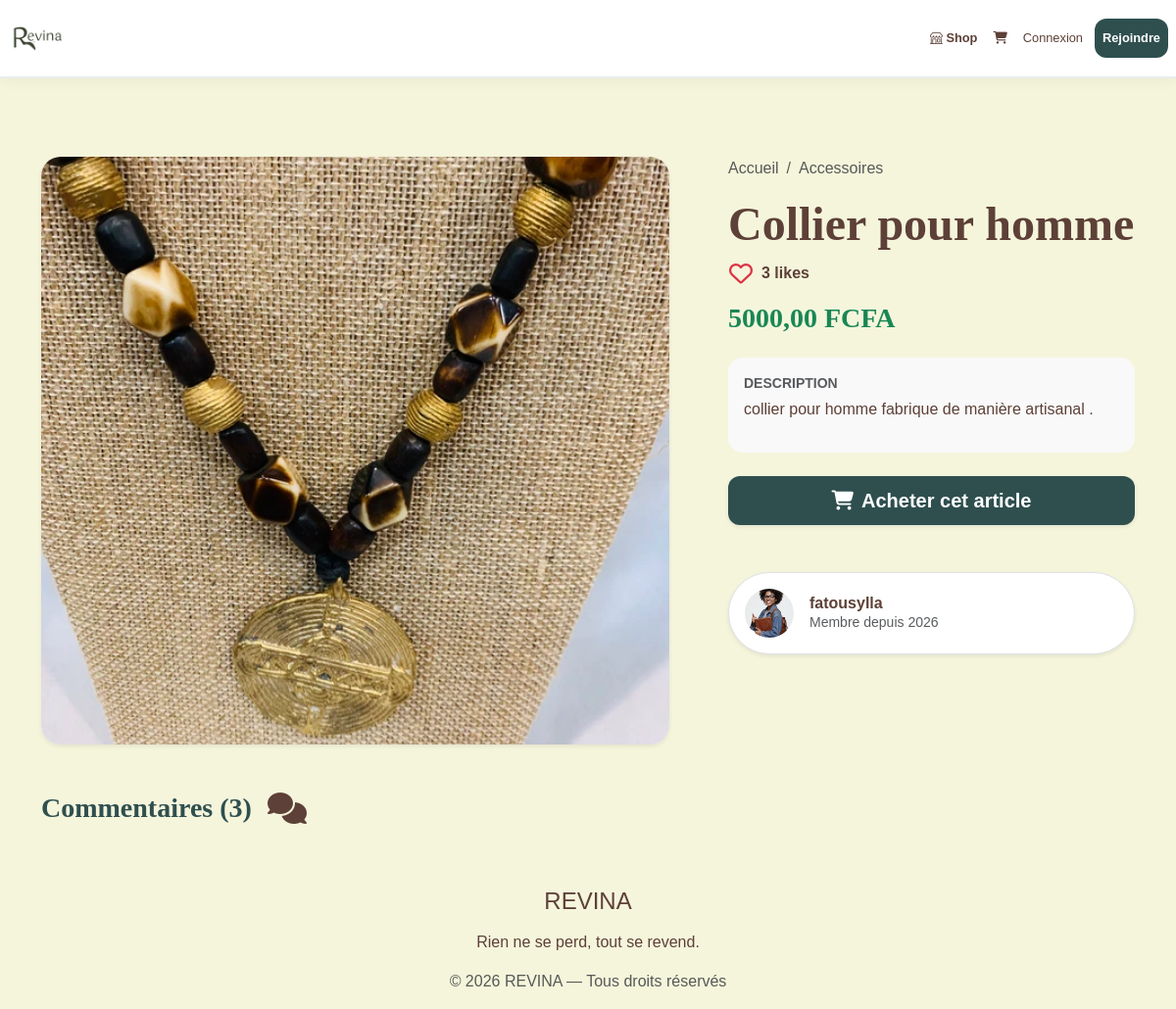
The app's page /produit/collier-pour-homme/ with its own data.
### marketplace/models.py (models this page shows, shortened)
class Product(models.Model):
    CONDITION_CHOICES = [
        ('neuf', 'Neuf'),
        ('excellent', 'Excellent'),
        ('bon', 'Bon'),
    ]
    TYPE_CHOICES = [
        ('MARKETPLACE', 'Marketplace'),
        ('BOUTIQUE', 'Boutique'),
    ]
    product_type = models.CharField(
        max_length=20,
        choices=TYPE_CHOICES,
        default='MARKETPLACE'
    )
    seller = models.ForeignKey(
        settings.AUTH_USER_MODEL,
        on_delete=models.CASCADE,
        related_name='marketplace_items'
    )
    title = models.CharField(max_length=255)
    slug = models.SlugField(unique=True, null=True, blank=True)
    description = models.TextField()
    price = models.DecimalField(max_digits=10, decimal_places=2)
    category = models.ForeignKey(
        Category,
        on_delete=models.SET_NULL,
        null=True,
        related_name='products'
    )
    condition = models.CharField(max_length=50, choices=CONDITION_CHOICES)
    image = models.ImageField(upload_to='products/')
    created_at = models.DateTimeField(auto_now_add=True)
    likes = models.ManyToManyField(
        settings.AUTH_USER_MODEL,
        related_name='liked_products',
        blank=True
    )

class Category(models.Model):
    name = models.CharField(max_length=100)
    slug = models.SlugField(unique=True, null=True, blank=True)
    class Meta:
        verbose_name_plural = "Categories"

### accounts/models.py (models this page shows, shortened)
class User(AbstractUser):
    photo = models.ImageField(
        upload_to='profiles/',
        blank=True,
        null=True,
        default='profiles/default.jpg'
    )
    phone = models.CharField(
        max_length=20,
        blank=True,
        null=True,
        verbose_name="Numéro de téléphone"
    )
    city = models.CharField(
        max_length=100,
        default='Bamako',
        verbose_name="Ville"
    )
    bio = models.TextField(
        max_length=500,
        blank=True,
        verbose_name="Biographie"
    )
    last_activity = models.DateTimeField(default=timezone.now)

### marketplace/views.py (the view)
# urls.py: path('produit/<slug:slug>/', views.product_detail, name='product_detail'),
def product_detail(request, slug):
    product = get_object_or_404(Product.objects.select_related('seller'), slug=slug)
    comments = product.comments.all().order_by('-created_at')
    similar_products = Product.objects.filter(
        category=product.category,
        product_type='MARKETPLACE'
    ).exclude(id=product.id)[:4]
    return render(request, 'marketplace/product_detail.html', {
        'product': product,
        'comments': comments,
        'similar_products': similar_products
    })

### cart/context_processors.py (called while the page is built)
def cart_count(request):
    if request.user.is_authenticated:
        cart = Cart.objects.filter(user=request.user).first()
        count = cart.items.count() if cart else 0
        return {'cart_count': count}
    return {'cart_count': 0}

### marketplace/context_processors.py (called while the page is built)
def categories_processor(request):
    return {
        'all_categories': Category.objects.all()
    }

### notifications/context_processors.py (called while the page is built)
def unread_notifications_count(request):
    if request.user.is_authenticated:
        count = Notification.objects.filter(recipient=request.user, is_read=False).count()
        return {'unread_count': count}
    return {'unread_count': 0}

### templates/marketplace/product_detail.html (shortened to what this page needs)
{% extends 'base.html' %}
{% load static %}
{% block content %}
<div class="container mt-5">
    <div class="row">
        <div class="col-md-7">
            <div class="card border-0 shadow-sm overflow-hidden" style="border-radius: 20px;">
                <img src="{{ product.image.url }}" class="img-fluid w-100" alt="{{ product.title }}" style="max-height: 600px; object-fit: cover;">
            </div>
        </div>
        <div class="col-md-5 ps-md-5">
            <nav aria-label="breadcrumb" class="mb-3">
                <ol class="breadcrumb">
                    <li class="breadcrumb-item"><a href="/" class="text-decoration-none text-muted">Accueil</a></li>
                    <li class="breadcrumb-item active text-revina-brown">{{ product.category.name }}</li>
                </ol>
            </nav>
            <h1 class="display-5 fw-bold text-revina-brown mb-2">{{ product.title }}</h1>
            <div class="d-flex align-items-center mb-3">
                <a href="{% url 'marketplace:toggle_like' product.id %}" class="btn btn-link text-danger p-0 me-2" style="text-decoration: none;">
                    {% if user in product.likes.all %}
                        <i class="fa-solid fa-heart fs-4"></i>
                    {% else %}
                        <i class="fa-regular fa-heart fs-4"></i>
                    {% endif %}
                </a>
                <span class="fw-bold text-revina-brown">
                    {{ product.likes.count }} like{{ product.likes.count|pluralize }}
                </span>
            </div>
            <h2 class="h3 text-success fw-bold mb-4">{{ product.price }} FCFA</h2>
            <div class="p-3 mb-4" style="background-color: #f9f9f9; border-radius: 15px;">
                <p class="text-muted mb-1 small text-uppercase fw-bold">Description</p>
                <p>{{ product.description }}</p>
            </div>
            <div class="d-grid gap-2">
                <a href="{% url 'payments:checkout' product.id %}?type=marketplace" class="btn btn-revina btn-lg shadow-sm">
                    <i class="fas fa-shopping-cart me-2"></i>Acheter cet article
                </a>
            </div>
            <div class="mt-5 d-flex align-items-center p-3 border rounded-pill shadow-sm bg-white">
                {% if product.seller.photo %}
                    <img src="{{ product.seller.photo.url }}" class="seller-avatar me-3" alt="Avatar">
                {% else %}
                    <div class="rounded-circle bg-secondary d-flex align-items-center justify-content-center text-white me-3" style="width: 50px; height: 50px;">
                        {{ product.seller.username|slice:":1" }}
                    </div>
                {% endif %}
                <div>
                    <h6 class="mb-0 fw-bold">{{ product.seller.username }}</h6>
                    <small class="text-muted">Membre depuis {{ product.seller.date_joined|date:"Y" }}</small>
                </div>
            </div>
        </div>
    </div>
    <div class="row mt-5">
        <div class="col-md-7">
            <div class="d-flex align-items-center mb-3">
                <h3 class="fw-bold m-0" style="color: #2F4F4F;">Commentaires ({{ comments.count }})</h3>
                <button class="btn btn-comments-toggle ms-3 p-0" type="button" data-bs-toggle="collapse" data-bs-target="#collapseComments" aria-expanded="false" aria-controls="collapseComments" style="border: none; background: none;">
                    <i class="fa-solid fa-comments fa-2x" style="color: #5D4037; transition: transform 0.3s;"></i>
                </button>
            </div>
        </div>
    </div>
</div>
{% endblock %}

### static/css/style.css (style rules this page uses)
:root { --beige: #F5F5DC; --marron-fonce: #5D4037; --vert-afrique: #2F4F4F; --brun-doux: #8D6E63; --blanc-pur: #FFFFFF; --shadow-soft: 0 10px 30px rgba(47, 79, 79, 0.08); }
body { background-color: var(--beige) !important; font-family: 'Poppins', sans-serif; color: var(--marron-fonce); margin: 0; padding-top: 90px !important; overflow-x: hidden; }
h1, h2, h3 { font-family: 'Playfair Display', serif; }
.btn-revina { background-color: var(--vert-afrique); color: white !important; border-radius: 12px; padding: 10px 25px; border: none; font-weight: 600; transition: all 0.3s ease; }

### templates/marketplace/product_detail.html (style rules this page uses)
.text-revina-brown { color: #5D4037; }
.btn-revina { background-color: #2F4F4F; color: white; border-radius: 12px; transition: 0.3s; }
.seller-avatar { width: 50px; height: 50px; border-radius: 50%; object-fit: cover; }

### records on screen
Product: image (picture), category.name "Accessoires", title "Collier pour homme", likes.count "3", price "5000,00", description "collier pour homme fabrique de manière artisanal .", seller.photo (picture), seller.username "fatousylla", seller.date_joined "2026"

### other values on screen
{{ comments.count }} "3"
